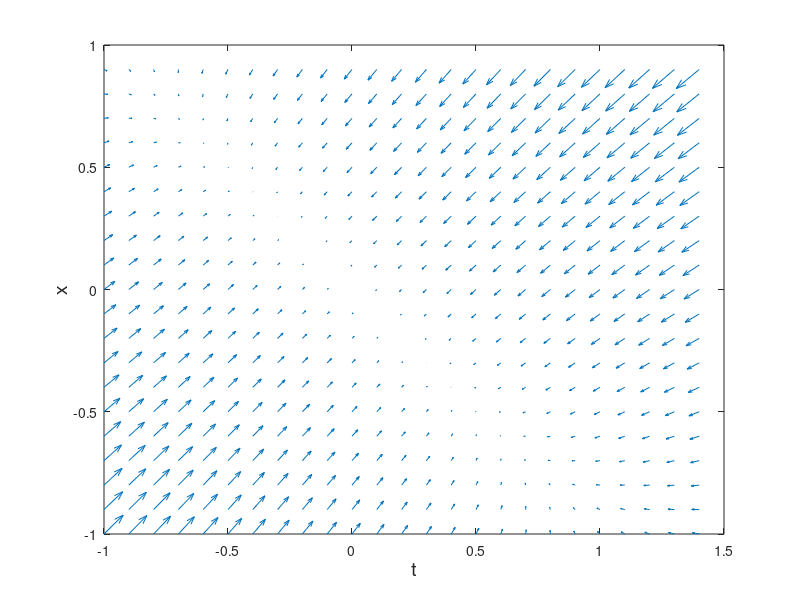

Here is the MATLAB script that generated this plot:
function Figs4DynSysLecture
twofig

function onefig
[X,Y]=meshgrid(0:0.1:1.4,0:0.1:0.9);
plot(X,Y,'b .')
hold on
seminar6_des(0.1,1.5,0.05,6)
xlabel('t','FontSize',14),ylabel('x','FontSize',14)

function twofig
[T,X]=meshgrid(-1:0.1:1.4,-1:0.1:0.9);
plot(T,X,'b .');
NewX=6*X.*(1-X);
NewY=tanh(-T)-X;
NewX=tanh(-X)-T;
quiver(T,X,NewX,NewY)
% hold on
% seminar6_des(0.1,1.5,0.05,6)
xlabel('t','FontSize',14),ylabel('x','FontSize',14)

function fig3

r = 0.6;    % growth rate for prey
a = 0.05;   % attack efficiency of predators
f = 0.1;    % rate at which predators turn prey into offspring
q = 0.4;    % starvation rate for predators
% equations
%[x,y]=meshgrid(0:20:200,0:5:50);
[x,y]=meshgrid(10:10:100,1:2:40);
newx = (r*x - a*x.*y);
newy = (f*a*x.*y - q*y);
ls=sqrt(newx.^2+newy.^2);
%dydx=newy./newx;
%u=ones(size(dydx));
quiver(x,y,newx./ls,newy./ls,0.2)
%quiver(x,y,newx,newy,2)
